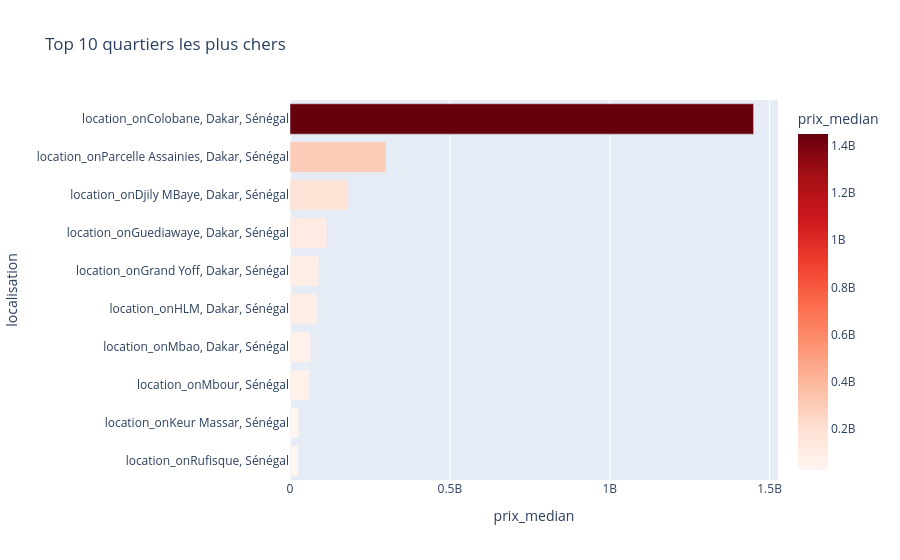

This figure's notebook cell:
### Markdown cell above
### Graphique 2 : Top 10 quartiers les plus chers

### Code cell
df2 = df.dropna(subset=["localisation", "prix_num"])
top = df2.groupby("localisation")["prix_num"].median().sort_values(ascending=False).head(10).reset_index()
top.columns = ["localisation", "prix_median"]

fig2 = px.bar(top, x="prix_median", y="localisation", orientation="h",
              title="Top 10 quartiers les plus chers", color="prix_median",
              color_continuous_scale="Reds")
fig2.update_layout(yaxis=dict(autorange="reversed"))
fig2.show()

### Figure 1 — Plotly figure (JSON) as saved in the notebook; plotly's stock layout.template omitted (floating-point values rounded to 4 significant figures)
{"data": [{"hovertemplate": "prix_median=%{marker.color}<br>localisation=%{y}<extra></extra>", "legendgroup": "", "marker": {"color": [1450000000.0, 300000000.0, 180000000.0, 115000000.0, 90000000.0, 85000000.0, 65000000.0, 60000000.0, 28000000.0, 26500000.0], "coloraxis": "coloraxis", "pattern": {"shape": ""}}, "name": "", "orientation": "h", "showlegend": false, "textposition": "auto", "type": "bar", "x": [1450000000.0, 300000000.0, 180000000.0, 115000000.0, 90000000.0, 85000000.0, 65000000.0, 60000000.0, 28000000.0, 26500000.0], "xaxis": "x", "y": ["location_onColobane, Dakar, Sénégal", "location_onParcelle Assainies, Dakar, Sénégal", "location_onDjily MBaye, Dakar, Sénégal", "location_onGuediawaye, Dakar, Sénégal", "location_onGrand Yoff, Dakar, Sénégal", "location_onHLM, Dakar, Sénégal", "location_onMbao, Dakar, Sénégal", "location_onMbour, Sénégal", "location_onKeur Massar, Sénégal", "location_onRufisque, Sénégal"], "yaxis": "y"}], "layout": {"barmode": "relative", "coloraxis": {"autocolorscale": false, "colorbar": {"title": {"text": "prix_median"}}, "colorscale": [[0, "rgb(255,245,240)"], [0.125, "rgb(254,224,210)"], [0.25, "rgb(252,187,161)"], [0.375, "rgb(252,146,114)"], [0.5, "rgb(251,106,74)"], [0.625, "rgb(239,59,44)"], [0.75, "rgb(203,24,29)"], [0.875, "rgb(165,15,21)"], [1, "rgb(103,0,13)"]]}, "legend": {"tracegroupgap": 0}, "title": {"text": "Top 10 quartiers les plus chers"}, "xaxis": {"anchor": "y", "domain": [0, 1], "title": {"text": "prix_median"}}, "yaxis": {"anchor": "x", "autorange": "reversed", "domain": [0, 1], "title": {"text": "localisation"}}}}
